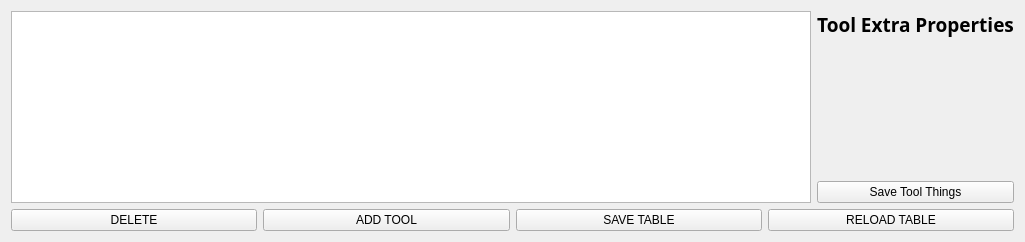
      <widget class="QWidget" name="tab_3">
       <attribute name="title">
        <string>Tools</string>
       </attribute>
       <layout class="QVBoxLayout" name="verticalLayout_11">
        <item>
         <layout class="QHBoxLayout" name="horizontalLayout_17">
          <item>
           <widget class="ToolTable" name="tooltable">
            <property name="minimumSize">
             <size>
              <width>800</width>
              <height>0</height>
             </size>
            </property>
            <property name="maximumSize">
             <size>
              <width>16777215</width>
              <height>16777215</height>
             </size>
            </property>
            <property name="gridStyle">
             <enum>Qt::PenStyle::DashLine</enum>
            </property>
           </widget>
          </item>
          <item>
           <layout class="QVBoxLayout" name="verticalLayout_2">
            <item>
             <widget class="QLabel" name="label_2">
              <property name="maximumSize">
               <size>
                <width>16777215</width>
                <height>16777215</height>
               </size>
              </property>
              <property name="font">
               <font>
                <family>Noto Sans</family>
                <pointsize>14</pointsize>
                <bold>true</bold>
               </font>
              </property>
              <property name="text">
               <string>Tool Extra Properties</string>
              </property>
              <property name="alignment">
               <set>Qt::AlignmentFlag::AlignCenter</set>
              </property>
             </widget>
            </item>
            <item>
             <widget class="ToolSTLField" name="toolmodel">
              <property name="maximumSize">
               <size>
                <width>16777215</width>
                <height>16777215</height>
               </size>
              </property>
             </widget>
            </item>
            <item>
             <spacer name="verticalSpacer">
              <property name="orientation">
               <enum>Qt::Orientation::Vertical</enum>
              </property>
              <property name="sizeHint" stdset="0">
               <size>
                <width>20</width>
                <height>40</height>
               </size>
              </property>
             </spacer>
            </item>
            <item>
             <widget class="QPushButton" name="save_tool_properties">
              <property name="maximumSize">
               <size>
                <width>16777215</width>
                <height>16777215</height>
               </size>
              </property>
              <property name="text">
               <string>Save Tool Things</string>
              </property>
             </widget>
            </item>
           </layout>
          </item>
         </layout>
        </item>
        <item>
         <layout class="QHBoxLayout" name="horizontalLayout_16">
          <item>
           <widget class="QPushButton" name="pushButton_17">
            <property name="text">
             <string>DELETE</string>
            </property>
           </widget>
          </item>
          <item>
           <widget class="QPushButton" name="pushButton_18">
            <property name="text">
             <string>ADD TOOL</string>
            </property>
           </widget>
          </item>
          <item>
           <widget class="QPushButton" name="pushButton_15">
            <property name="text">
             <string>SAVE TABLE</string>
            </property>
           </widget>
          </item>
          <item>
           <widget class="QPushButton" name="pushButton_12">
            <property name="text">
             <string>RELOAD TABLE</string>
            </property>
           </widget>
          </item>
         </layout>
        </item>
       </layout>
      </widget>
